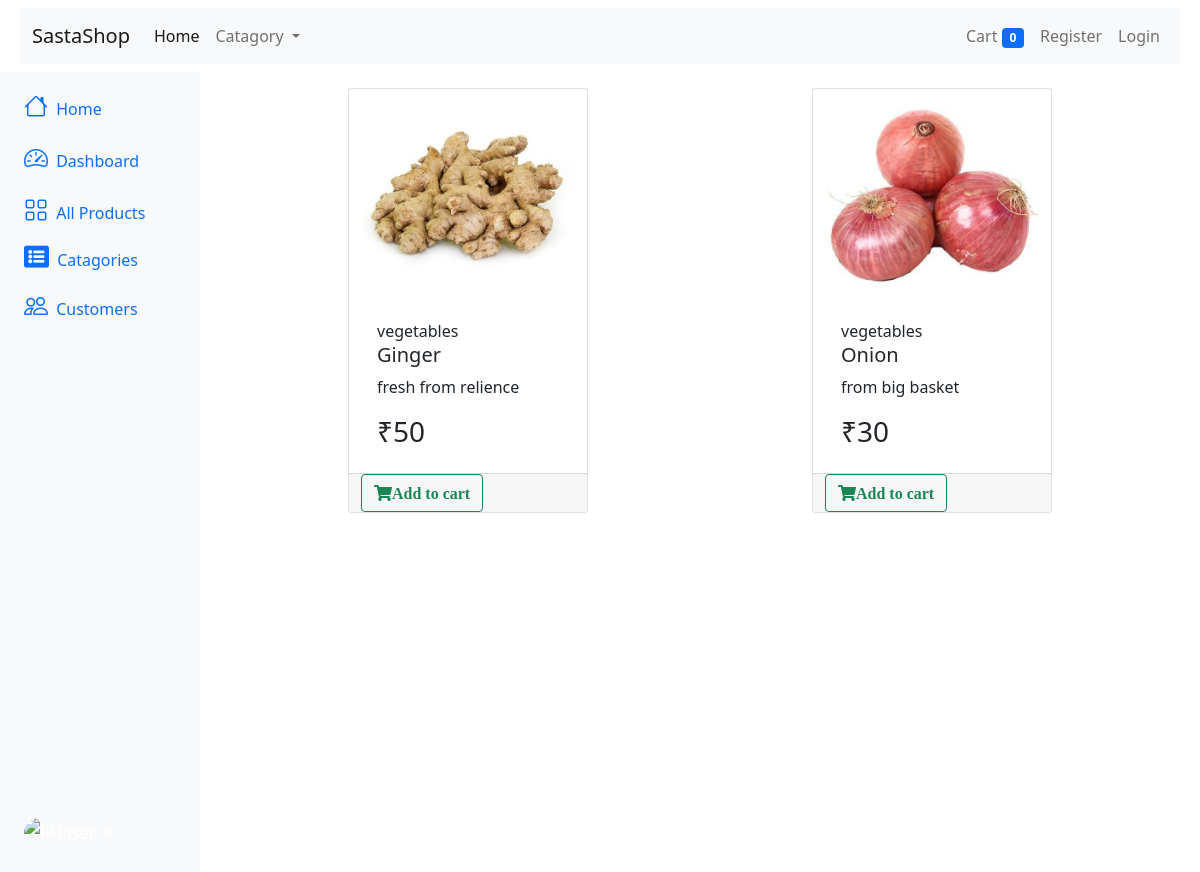
The app's page /?category=4 with its own data.
### store/models.py (models this page shows, shortened)
class Product(models.Model):
    name = models.CharField(max_length=50)
    price = models.IntegerField(default=0)
    description = models.CharField(max_length=100,default='')
    image = models.ImageField(upload_to='uploads/products/')
    catagory = models.ForeignKey(Catagory,on_delete=models.CASCADE,default=1)
    def __str__(self):
        return self.name
    @staticmethod
    def getAllproductsByCategoryId(catagory_id):
        if catagory_id:
            return Product.objects.filter(catagory=catagory_id)
        else:
            Product.getAllproducts()

class Catagory(models.Model):
    name = models.CharField(max_length=20)
    def __str__(self):
        return self.name
    @staticmethod
    def getAllcatagories():
        return Catagory.objects.all()

### store/views.py (the view, shortened to what this page needs)
# urls.py: path('',Index.as_view(),name="index"),
class Index(View):
    def get(self,request):
        cart = request.session.get('cart')
        if not cart:
            request.session['cart'] = {}
        products = None
        user = request.session.get('user')
        category = request.GET.get('category')
        print(category )
        if category:
            products = Product.getAllproductsByCategoryId(category)
        else:
            products = Product.getAllproducts()
        catagories = Catagory.getAllcatagories()
        context={ 'products':products,'catagories':catagories,'user':user}
        return render(request,"store/index.html",context)

### store/templatetags/cart.py (called while the page is built)
@register.filter(name='is_in_cart')
def is_in_cart(product,cart):
    keys = cart.keys()
    for id in keys:
        if int(id) == product.id:
            return True
    print(product,cart)
    return False

@register.filter(name='currency')
def currency(number):
    return "₹"+str(number)

### store/templates/store/index.html (shortened to what this page needs)
{% extends 'store/main.html' %} {% block content %} {% load cart %}
<div class="container-fluid">
  {% include 'store/navbar.html' %}
  <div class="row flex-nowrap">
    <div class="col-auto col-md-3 col-xl-2 px-sm-2 px-0 bg-light">
      <div
        class="
          d-flex
          flex-column
          align-items-center align-items-sm-start
          px-3
          pt-2
          text-white
          min-vh-100
        "
      >
        <ul
          class="
            nav nav-pills
            flex-column
            mb-sm-auto mb-0
            align-items-center align-items-sm-start
          "
          id="menu"
        >
          <li class="nav-item">
            <a href="#" class="nav-link align-middle px-0">
              <i class="fs-4 bi-house"></i>
              <span class="ms-1 d-none d-sm-inline">Home</span>
            </a>
          </li>
          <li>
            <a
              href="#submenu1"
              data-bs-toggle="collapse"
              class="nav-link px-0 align-middle"
            >
              <i class="fs-4 bi-speedometer2"></i>
              <span class="ms-1 d-none d-sm-inline">Dashboard</span>
            </a>
          </li>
          <li>
            <a href="/" class="nav-link px-0 align-middle">
              <i class="fs-4 bi-grid"></i>
              <span class="ms-1 d-none d-sm-inline">All Products</span></a
            >
          </li>
          <li>
            <a
              href="#submenu2"
              data-bs-toggle="collapse"
              class="nav-link px-0 align-middle"
            >
              <i
                class="fa fa-list-alt"
                style="font-size: 25px"
                aria-hidden="true"
              ></i>
              <span class="ms-1 d-none d-sm-inline">Catagories</span></a
            >
          </li>
          <li>
            <a href="#" class="nav-link px-0 align-middle">
              <i class="fs-4 bi-people"></i>
              <span class="ms-1 d-none d-sm-inline">Customers</span>
            </a>
          </li>
        </ul>
        <div class="dropdown pb-4">
          <a
            href="#"
            class="
              d-flex
              align-items-center
              text-white text-decoration-none
              dropdown-toggle
            "
            id="dropdownUser1"
            data-bs-toggle="dropdown"
            aria-expanded="false"
          >
            <img
              src="https://github.com/mdo.png"
              alt="hugenerd"
              width="30"
              height="30"
              class="rounded-circle"
            />
            <span class="d-none d-sm-inline mx-1">loser</span>
          </a>
        </div>
      </div>
    </div>
    <div class="col py-3">
      <div class="container-fluid">
        <div class="row mx-auto">
          {% for product in products %}
          <div
            class="card mx-auto mb-3 rounded"
            id="{{product.id}}"
            style="width: 15rem"
          >
            <img
              src="{{ product.image.url }}"
              class="card-img-top"
              alt="image"
            />
            <div class="card-body">
              {{ product.catagory }}
              <h5 class="card-title">{{ product.name }}</h5>
              <p class="card-text">{{ product.description }}</p>
              <h3 class="card-title">{{ product.price|currency }}</h3>
            </div>
            <div class="card-footer p-0 row no-gutters">
              {% if product|is_in_cart:request.session.cart %}
              <div class="row">
                <form
                  action="/#{{ product.id }}"
                  method="POST"
                  class="col-lg-2"
                >
                  {% csrf_token %}
                  <input
                    type="text"
                    value="{{ product.id }}"
                    name="product"
                    hidden
                  />
                  <input type="text" value="True" name="remove" hidden />
                  <input
                    type="submit"
                    value=" - "
                    class="btn btn-block btn-secondary"
                  />
                </form>
                <div class="text-center col">
                  {{ product|cart_qty:request.session.cart}} in cart
                </div>
                <form
                  action="/#{{ product.id }}"
                  method="POST"
                  class="col-lg-2"
                >
                  {% csrf_token %}
                  <input
                    type="text"
                    value="{{ product.id }}"
                    name="product"
                    hidden
                  />
                  <input
                    type="submit"
                    value=" + "
                    class="btn btn-block btn-secondary"
                  />
                </form>
              </div>
              {% else %}
              <form
                action="/#{{ product.id }}"
                method="POST"
                name="cart_form"
                id="myform"
              >
                <button type="submit" id="add" class="btn btn-outline-success">
                  <i class="fas fa-shopping-cart">Add to cart</i>
                </button>
              </form>
              {% endif %}
            </div>
          </div>
          {% endfor %}
        </div>
      </div>
    </div>
  </div>
</div>
{% endblock content %}

### records on screen
Product: image (picture), catagory "vegetables", name "Ginger", description "fresh from relience", price "₹50"
Product: image (picture), catagory "vegetables", name "Onion", description "from big basket", price "₹30"

### other values on screen
{{ request.session.cart.keys|length }} "0"
